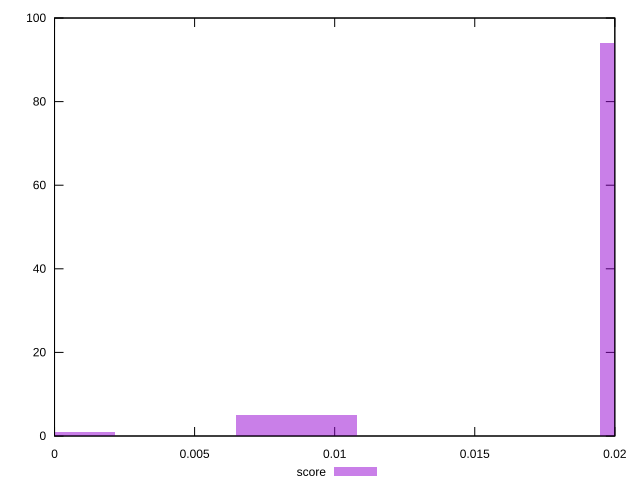

gnuplot code for this plot:
reset

$score <<EOF
0.02162568314727036 94
0.008650273258908143 5
0 1
EOF

set key outside below
set boxwidth 0.004325136629454072
set xrange [0:0.02]
set yrange [0:100]
set trange [0:100]
set style fill transparent solid 0.5 noborder
set terminal svg size 640, 490 enhanced background rgb 'white'
set output "report_00011_2021-02-09T10:53:21.242Z/cumulative-layout-shift/samples/pages+cached+noadtech+nomedia/score/histogram.svg"

plot $score title "score" with boxes

reset
